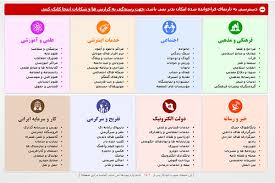
#> input picture openCV/help2/img1.jpg, 275 x 183 px
$ python 2-draw_line_on_img.py
#> lines starting #> are read from the running program, lines starting #| are printed output that depends on the picture
import cv2
from matplotlib import pyplot as plt
import numpy as np


img = cv2.imread("img1.jpg",cv2.IMREAD_GRAYSCALE)
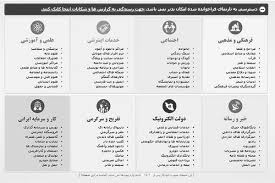
#> img: shape (183, 275); min 11, max 255, mean 217.6

# cv2.imshow('COMPILER.exe',img)

plt.imshow(img,cmap="gray",interpolation='bicubic')
plt.plot([100,200],[150,200],'r',linewidth=10)
plt.show()
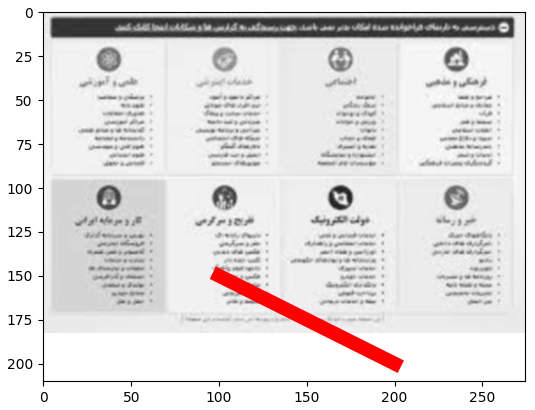
#> figure drawn by matplotlib, 1 panel


cv2.imwrite('save_img1.jpg',img)

# cv2.waitKey(0)
# cv2.destroyAllWindows()

$ run again, with openCV/help2/img2.jpg copied over openCV/help2/img1.jpg
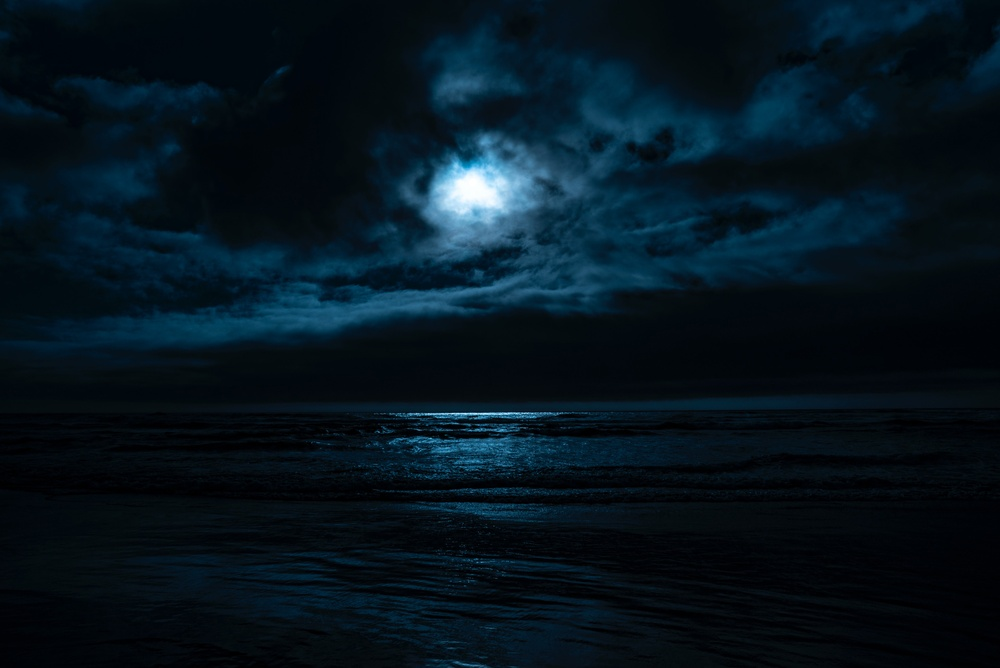
#> input picture openCV/help2/img2.jpg, 1000 x 668 px, shrunk from 4240 x 2832 before the run
#> `img = cv2.imread("img1.jpg",cv2.IMREAD_GRAYSCALE)`:
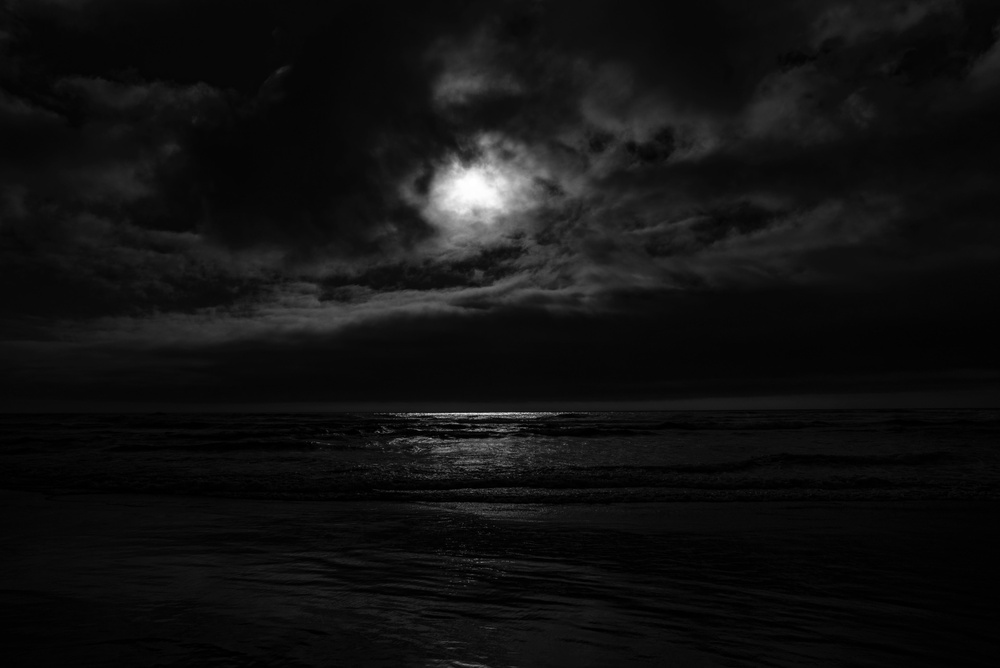
#> img: shape (668, 1000); min 0, max 255, mean 16.9
#> `plt.show()`:
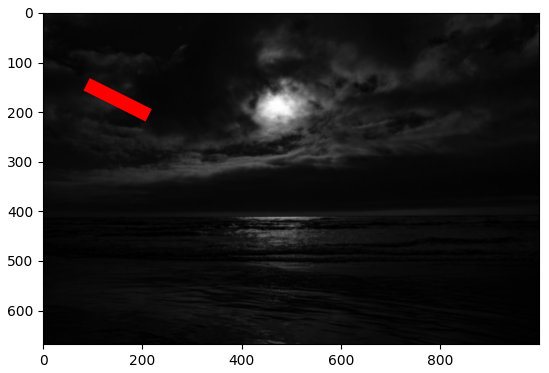
#> figure drawn by matplotlib, 1 panel
